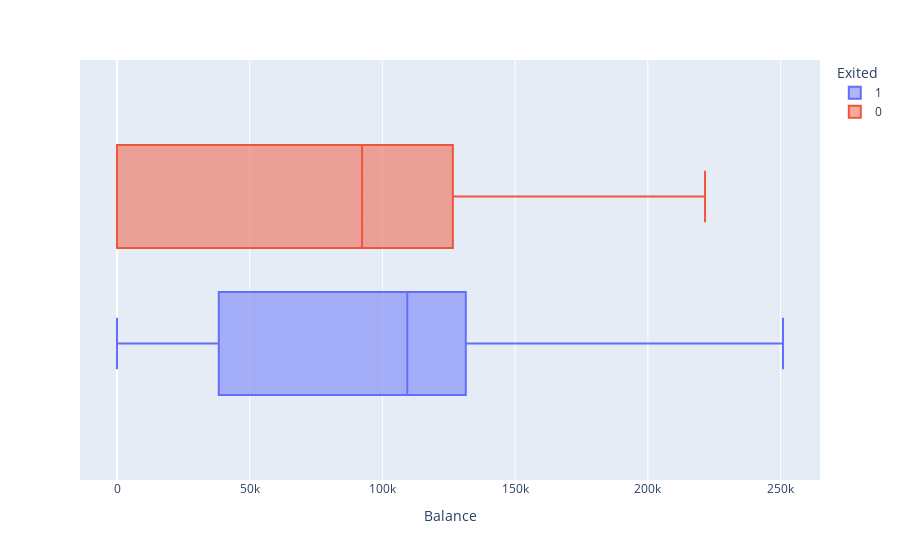

Here is the notebook cell this chart was saved with:
### Markdown cell above
Задание 9.3.
Посмотрите на распределение баланса клиента в разрезе признака оттока. Как различаются суммы на накопительном счёте ушедших и лояльных клиентов? Подумайте и напишите, с чем это может быть связано, что может не устраивать ушедших клиентов в банке.

### Code cell
categories=[1, 0]
box_data = churn_data_df[churn_data_df['Exited'].isin(categories)]
fig = px.box(data_frame = box_data, x = 'Balance', color='Exited')
fig.show()

### Figure 1 — Plotly figure (JSON) as saved in the notebook; plotly's stock layout.template omitted (floating-point values rounded to 4 significant figures; data arrays with more than 128 entries replaced by an {"elided": "..."} marker saying what was removed)
{"data": [{"alignmentgroup": "True", "hovertemplate": "Exited=1<br>Balance=%{x}<extra></extra>", "legendgroup": "1", "marker": {"color": "#636efa"}, "name": "1", "notched": false, "offsetgroup": "1", "orientation": "h", "showlegend": true, "type": "box", "x": {"elided": "2026 float values"}, "x0": " ", "xaxis": "x", "y0": " ", "yaxis": "y"}, {"alignmentgroup": "True", "hovertemplate": "Exited=0<br>Balance=%{x}<extra></extra>", "legendgroup": "0", "marker": {"color": "#EF553B"}, "name": "0", "notched": false, "offsetgroup": "0", "orientation": "h", "showlegend": true, "type": "box", "x": {"elided": "7477 float values"}, "x0": " ", "xaxis": "x", "y0": " ", "yaxis": "y"}], "layout": {"boxmode": "group", "legend": {"title": {"text": "Exited"}, "tracegroupgap": 0}, "margin": {"t": 60}, "xaxis": {"anchor": "y", "domain": [0, 1], "title": {"text": "Balance"}}, "yaxis": {"anchor": "x", "domain": [0, 1]}}}
